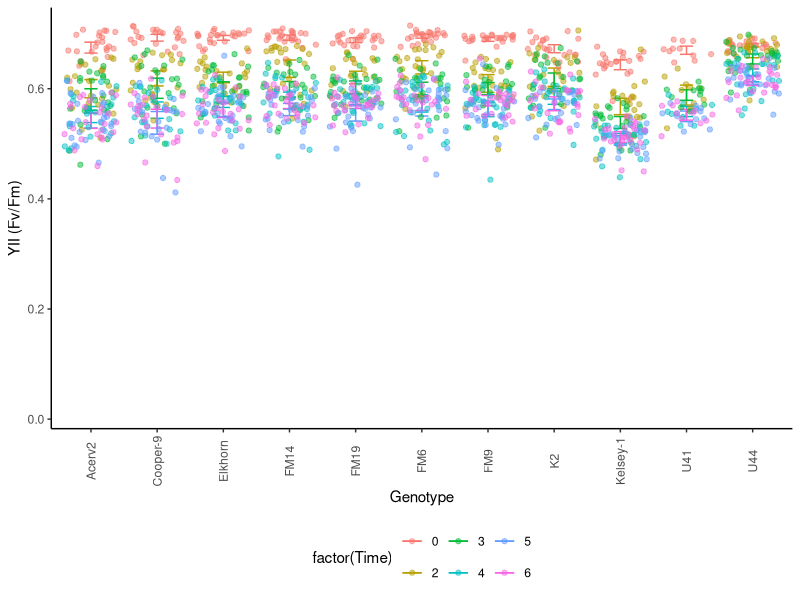
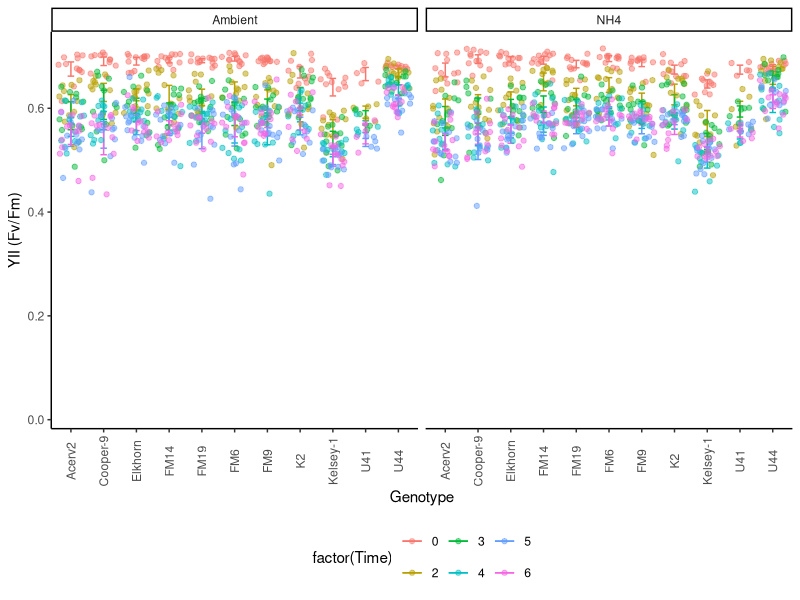
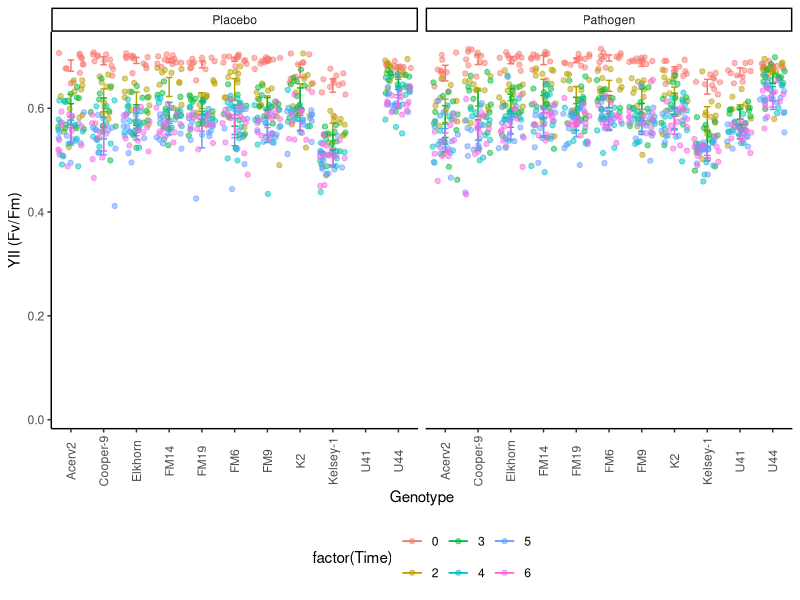
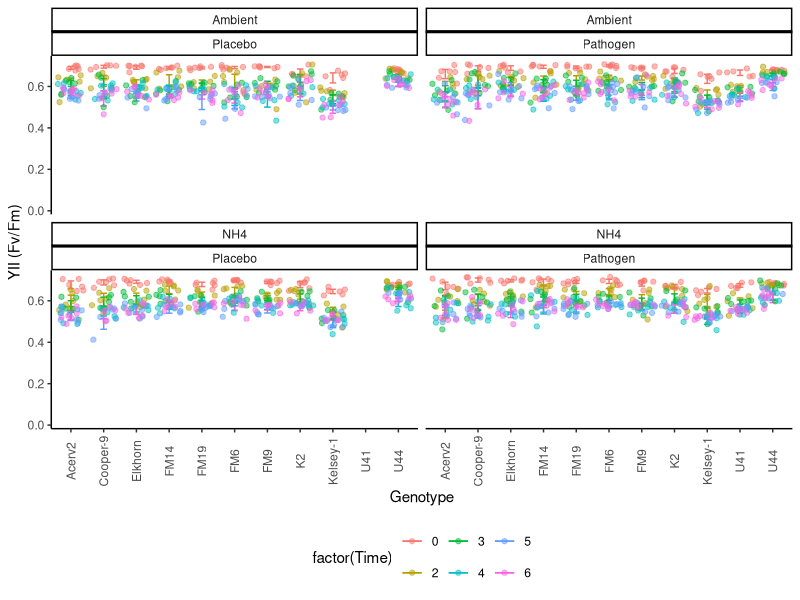
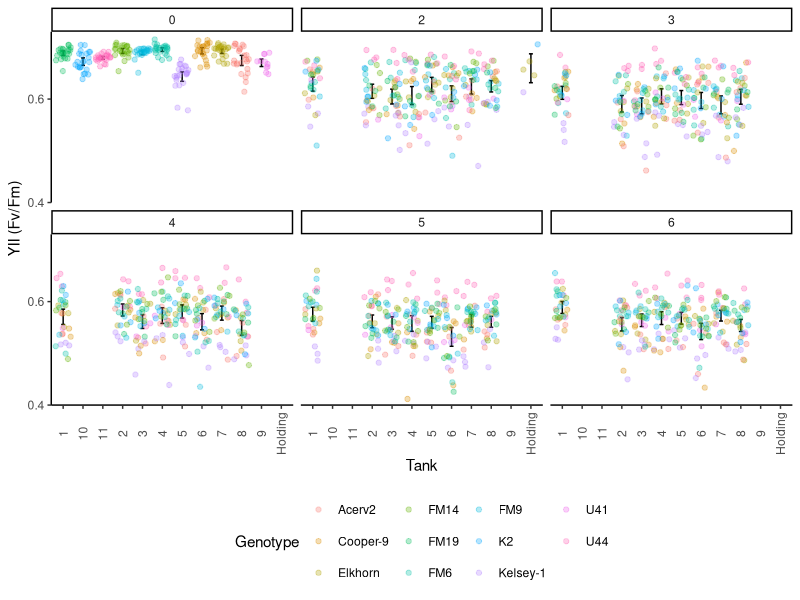
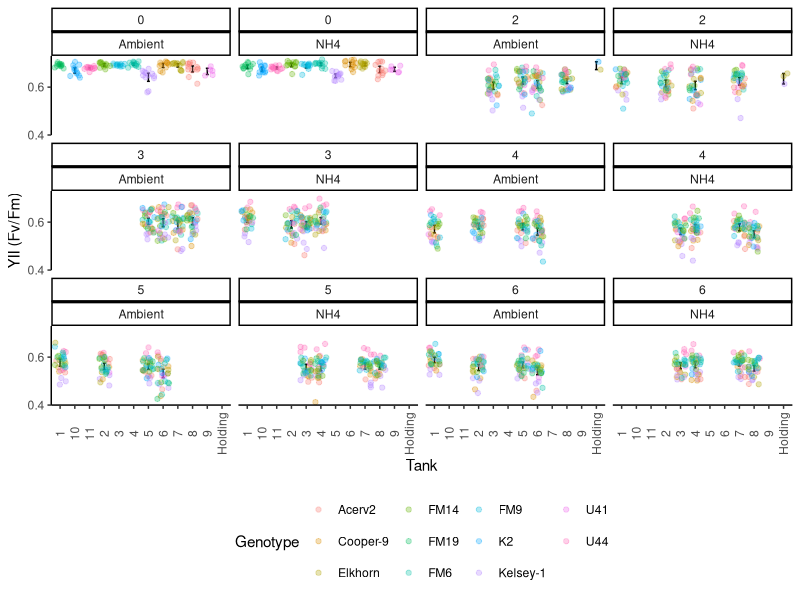
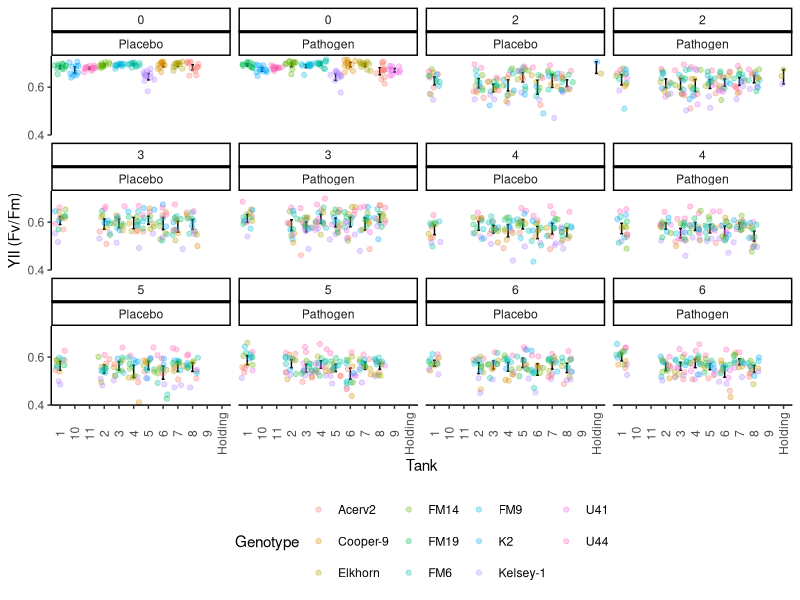
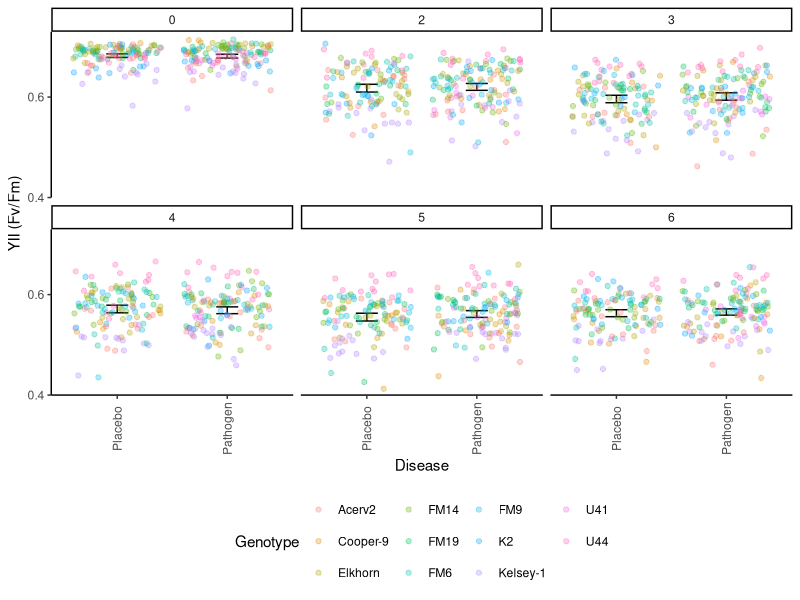

These charts were generated, in order, by the following R code: (Note: this script raises an error after producing the figures.)
## ---- chunk 1
knitr::opts_chunk$set(echo = TRUE, warning=FALSE, message=FALSE, fig.width=7, fig.height=7 )
## ---- chunk 2

# Get all libraries and sources required to run the script

library(dplyr)
library(plyr)
library(reshape2)
library(ggplot2)
library(ggthemes)

theme_set (theme_classic() + theme(panel.grid.major = element_blank(),
                              panel.grid.minor = element_blank(), 
                              axis.line = element_line(colour = "black"),
                              legend.position="none",
                              axis.text.x = element_text(angle = 90, vjust = 0.5),
                              plot.title = element_text(size=12, face="bold"),
                              #panel.border = element_rect(colour = "black", fill=NA, size=1)
                              panel.border = element_blank()
                              ))
## ---- chunk 3

# 1. Import data: 

  # Long format Ssid YII
    YII.Tall<-read.csv("Data/YII_tall.csv")

  # Wide format 
    # YII.wide<- YII.Tall<-readRDS("Data/YII.Wide.rds")
    # YII.Wide<-read.csv("Data/YII_Wide.csv")
  
  #summary(YII.Tall)


# 2. Data clean-up an types: 
  
  # Variable types 
    #YII.nutrients$Time <- as.factor(YII.nutrients$Time)
    YII.Tall$Time<-as.numeric(YII.Tall$Time)
    YII.Tall$Date<-as.Date(YII.Tall$Date, "%Y-%m-%d")
    YII.Tall$Days<-(as.numeric(YII.Tall$Date)-18486)
  
  # Remove-unused data    
    Extras <- YII.Tall[which (YII.Tall$Nutrients=="Extra"), ]
    YII.Tall <- droplevels(YII.Tall[!rownames(YII.Tall) %in%
                                        rownames(Extras), ])
    
    Error <- YII.Tall[which (YII.Tall$YII==0), ]
    YII.Tall <- droplevels(YII.Tall[!rownames(YII.Tall) %in%
                                        rownames(Error), ])
  # Treatments
    YII.Tall$Nutrients<-factor(YII.Tall$Nutrients, 
                             levels= c("Ambient", "NH4"), ordered=TRUE)
    YII.Tall$Disease<-factor(YII.Tall$Disease, 
                             levels= c("Placebo", "Pathogen"), ordered=TRUE)
  # Replicates
    YII.Tall$Tank<-factor(YII.Tall$Tank, ordered=FALSE)
    YII.Tall$Genotype<-factor(YII.Tall$Genotype, ordered=FALSE)
  
  summary(YII.Tall)

# Subset data  
YII.CRF<-YII.Tall[which(YII.Tall$Genotype=='K2'|
                      YII.Tall$Genotype=='U41'|
                      YII.Tall$Genotype=='U44'), ]

YII.UM<-YII.Tall[which(YII.Tall$Genotype=='Acerv2'|
                      YII.Tall$Genotype=='Cooper-9'|
                      YII.Tall$Genotype=='Elkhorn'|
                      YII.Tall$Genotype=='Kelsey-1'), ]

YII.FWC<-YII.Tall[which(YII.Tall$Genotype=='FM14'|
                      YII.Tall$Genotype=='FM6'|
                      YII.Tall$Genotype=='FM9'), ]
## ---- chunk 4
# Genotype

YII_Genet<- ggplot(YII.Tall, aes (Genotype, YII, colour=factor(Time))) +
  stat_summary(fun.data = "mean_cl_boot",geom = "errorbar", width = 0.2 )+
  stat_summary(fun.y=mean, geom="line") + 
  geom_jitter(alpha=0.5)+ theme(legend.position = "bottom")+
  scale_y_continuous(limits = c(0, .73),
                         breaks = seq(0, 0.7,0.2),  
                         expand = c(0.01, 0.01),
                         name=("YII (Fv/Fm)"))
  
YII_Genet

YII_Genet+ facet_wrap(~Nutrients)
YII_Genet+ facet_wrap(~Disease)
YII_Genet+ facet_wrap(Nutrients~Disease)

## ---- chunk 5
YII_Tank<- ggplot(YII.Tall, aes (Tank, YII)) +
  stat_summary(fun.data = "mean_cl_boot",geom = "errorbar", width = 0.2 )+
  stat_summary(fun.y=mean, geom="line") + 
  scale_y_continuous(limits = c(0.4, .73),
                         breaks = seq(0, 0.7,0.2),  
                         expand = c(0, 0),
                         name=("YII (Fv/Fm)"))+
  geom_jitter(aes(colour=Genotype), alpha=0.3)+
  facet_wrap(~Time) +
  theme(legend.position = "bottom")
YII_Tank

YII_Tank+ facet_wrap(Time~Nutrients)
YII_Tank+ facet_wrap(Time~Disease)
## ---- chunk 6
YII_Disease<- ggplot(YII.Tall, aes (Disease, YII)) +
  stat_summary(fun.data = "mean_cl_boot",geom = "errorbar", width = 0.2 )+
  stat_summary(fun.y=mean, geom="line") + 
  scale_y_continuous(limits = c(0.4, .73),
                         breaks = seq(0, 0.7,0.2),  
                         expand = c(0, 0),
                         name=("YII (Fv/Fm)"))+
  geom_jitter(aes(colour=Genotype), alpha=0.3)+
  facet_wrap(~Time) +
  theme(legend.position = "bottom")
YII_Disease

YII_Tank+ facet_wrap(Time~Nutrients)
YII_Tank+ facet_wrap(Time~Disease)

## ---- chunk 7

YII_Genotype<- ggplot(YII.Tall, aes (Date, YII, colour=factor(Nutrients))) +
  stat_summary(fun.data = "mean_cl_boot",geom = "errorbar", width = 0.2 )+
  stat_summary(fun.y=mean, geom="line")
YII_Genotype +  facet_grid (~Disease)
YII_Genotype +  facet_wrap(~Genotype)

YII_Genotype<- ggplot(YII.Tall, aes (Time, YII, colour=factor(Nutrients))) +
  stat_summary(fun.data = "mean_cl_boot",geom = "errorbar", width = 0.2 )+
  stat_summary(fun.y=mean, geom="line")
YII_Genotype + facet_grid (Genotype~.)

YII_Genotype<- ggplot(YII.Tall, aes (Time, YII, colour=factor(Fragment))) +
  # stat_summary(fun.data = "mean_cl_boot",geom = "errorbar", width = 0.2 )+
  #stat_summary(fun.y=mean, geom="point", size =3, alpha=0.5) +
  stat_summary(fun.y=mean, geom="line") +   theme_gdocs()
YII_Genotype + ylim(0.2, 0.65) + facet_grid (Genotype~Nutrients) + theme(legend.position="none")
  # xlim(as.Date(c("2017-11-01", "2018-02-30")))

# Nutrients

YII_Treat<- ggplot(YII.Tall, aes (Date, YII, colour=factor(Nutrients))) +   stat_summary(fun.data = "mean_cl_boot",geom = "errorbar", width = 0.2)+
  stat_summary(fun.y=mean, geom="point", size =3, alpha=0.5) +
  stat_summary(fun.y=mean, geom="line") + theme_gdocs()
YII_Treat  + ylim(0.2, 0.7) #+ xlim(as.Date(c("2017-11-01", "2018-01-20"))) +
   #facet_grid (~Replicate)  #+ geom_jitter()

YII_Date <- ggplot(YII.Tall, aes (Nutrients, YII, colour=factor(Nutrients))) +
  stat_summary(fun.data = "mean_cl_boot",geom = "errorbar", width = 0.2)+
  stat_summary(fun.y=mean, geom="point", size =3, alpha=0.5) +
  theme_gdocs() 
YII_Date + facet_grid (Genotype~Date) + theme(legend.position="none")

## ---- chunk 8

# After nutrients 

YII.nutrients<-YII.Tall[which(YII.Tall$Time>4),]

YII_Genotype<- ggplot(YII.nutrients, aes (Date, YII, colour=factor(Genotype))) +
  stat_summary(fun.data = "mean_cl_boot",geom = "errorbar", width = 0.2 )+
  #stat_summary(fun.y=mean, geom="point", size =3, alpha=0.5) +
  stat_summary(fun.y=mean, geom="line") +   theme_gdocs()
YII_Genotype + ylim(0.2, 0.7) + facet_grid (Nutrients~.)

YII_Nut<- ggplot(YII.nutrients, aes (Date, YII, colour=factor(Nutrients))) +
  stat_summary(fun.data = "mean_cl_boot",geom = "errorbar", width = 0.2 )+
  stat_summary(fun.y=mean, geom="point", size =3, alpha=0.5) +
  stat_summary(fun.y=mean, geom="line") +   theme_gdocs()
YII_Nut + ylim(0.2, 0.7) +  facet_wrap (~Genotype) 

YII_Nut<- ggplot(YII.nutrients, aes (Date, YII, colour=factor(Nutrients))) +
  stat_summary(fun.data = "mean_cl_boot",geom = "errorbar", width = 0.2 )+
  stat_summary(fun.y=mean, geom="point", size =3, alpha=0.5) +
  stat_summary(fun.y=mean, geom="line") +   theme_gdocs()
YII_Nut + ylim(0.2, 0.7)


YII_Date_Nut<- ggplot(YII.nutrients, aes (Nutrients, YII, colour=factor(Nutrients))) +
  stat_summary(fun.data = "mean_cl_boot",geom = "errorbar", width = 0.2 )+
  stat_summary(fun.y=mean, geom="point", size =3, alpha=0.5) +
  stat_summary(fun.y=mean, geom="line") +   theme_gdocs()
YII_Date_Nut + ylim(0.2, 0.7) +   facet_grid (~Date) 
  # + xlim(as.Date(c("2017-11-01", "2018-01-20")))


YII_VariationOverTime <- ggplot(YII.Tall, aes (Time, YII, colour=factor(Genotype)))+ 
  geom_point() + facet_wrap (~Nutrients)

library(lattice)
xyplot(YII ~ Time | Nutrients, data=YII.nutrients, type=c("p", "r"), ylim=c(0.0, 0.7))
## ---- chunk 9

Survivors  <- YII.nutrients[, c("Fragment", "Days", "Genotype", "Nutrients")]
  library(plyr)
  SurvivorsFrecuency<-as.data.frame(xtabs(~ Days + Nutrients, Survivors))
  write.csv(SurvivorsFrecuency, "SurvivorsFrecuency.csv")

YII_Genotype<- ggplot(YII.nutrients, aes (Days, YII, colour=factor(Genotype))) +
  stat_summary(fun.data = "mean_cl_boot",geom = "errorbar", width = 0.2 )+
  #stat_summary(fun.y=mean, geom="point", size =3, alpha=0.5) +
  stat_summary(fun.y=mean, geom="line") +   theme_gdocs()
YII_Genotype + ylim(0.45, 0.65) + facet_grid (~Nutrients)

YII_Nutrients<- ggplot(YII.nutrients, aes (Days, YII, colour=Nutrients)) +
  stat_summary(fun.data = "mean_cl_boot",geom = "errorbar", 
               width = 0.2, position = position_dodge(width = 2) )+
  #stat_summary(fun.y=mean, geom="point", size =3, alpha=0.5) +
  stat_summary(fun.y=mean, geom="line") +   theme_bw () + ggtitle("B.")+
  theme(plot.background=element_blank(), 
            panel.border = element_blank(),
            axis.line = element_line(colour = "black"),
            panel.grid.major = element_blank(),
            panel.grid.minor = element_blank(),
            legend.position="bottom",
            strip.background = element_rect(fill="white")) +
      annotate("rect", xmin= 2, xmax = 91,
               ymin = 0.1, ymax =0.2, fill="blue", alpha = .04)+
      annotate("rect", xmin= 79, xmax = 90,
               ymin = 0.1, ymax = .7, fill="orange", alpha = .04)+
      annotate("rect", xmin= 90, xmax = 113,
               ymin = 0.1, ymax = 0.7, fill="red", alpha = .04)+
       scale_y_continuous(limits = c(0.1, 0.7),
                         breaks = seq(0.2, 0.6,0.2),  
                         expand = c(0, 0),
                         name=("YII (Fv/Fm)")) +
      scale_x_continuous(name="Days in the experiment",
                         limits = c(-2,115),
                         breaks = seq(0, 110, 15),  
                         expand = c(0, 0)) + 
    facet_grid (Genotype~., labeller = labeller(Genotype=c(`Green` = "A.cer_1", 
                                    `Green and Orange` = "A.cer_2",
                                    `Orange` = "A.cer_3", 
                                    `Red and Orange` = "A.cer_4",
                                    `Red and Yellow` = "A.cer_5")))
YII_Nutrients 

    ggsave(file="5.3B_YII.svg", plot=YII_Nutrients, width=3.0, height=6)
    ggsave(file="5.3B_YII_NOGenotype.svg", plot=YII_Nutrients, width=3.0, height=3)


# Libraries 
  library(lme4)
  library(multcomp)
  library(multcompView)
  library(lsmeans)
      library(emmeans)
  library(effects)
  library(lmerTest)

# More complex model 
    
YII.nutrients<-subset(YII.nutrients, Days<120)
YII.nutrients$DayF<-as.factor(YII.nutrients$Days)

LM_1 <- lmer(YII ~ Nutrients * DayF + 
                             (1|Genotype/Fragment), REML=TRUE, data= YII.nutrients)

step(LM_1)
LM_2 <- lmer(YII ~ Nutrients * Days + 
                             (Nutrients|Genotype), REML=TRUE,  data= YII.nutrients)
 
LM_3 <- lmer(YII ~ Nutrients * Days + 
                             (1|Genotype), REML=TRUE, data= YII.nutrients)
 
LM_4 <- lm(YII ~ Nutrients * Days, REML = FALSE, data= YII.nutrients)

# Select model

anova(LM_1, LM_2, refit=FALSE)
anova(LM_2, LM_3, refit=FALSE)
anova(LM_3, LM_4)
 
# Final mdel 
LM_Nutrients_Days<-lmer(YII ~ Nutrients * Days + 
                             (Nutrients|Genotype), data= YII.nutrients)
  anova(LM_1)
  summary(LM_1)
  coef(LM_1)
  fitted(LM_1)
      
      layout(matrix(1:4,2,2))  
      plot(LM_1)  
      
plot(Effect(c("Nutrients","DayF"), LM_1), x.var="DayF", multiline=T, ci.style="bars")

#  Pair-wise comparisons
cld(emmeans(LM_1, "Nutrients"))
YIIAcerEmm<-cld(emmeans(LM_1, specs = c("Nutrients", "DayF")))
write.csv(YIIAcerEmm, "YIIAcerEmm.csv")

## ---- chunk 10


# Last Data Point before nutrients 

  lastYII_BN<-ggplot (YII.Wide, aes(Genotype.5, YII.5, colour=factor(Nutrients.5)))
  lastYII_BN + stat_summary(fun.data = "mean_cl_boot",geom = "errorbar", width = 0.2)+
     stat_summary(fun.y=mean, geom="point", size =3, alpha=0.5) + theme_gdocs()
  
  LM_TC_B<-lm(YII.5~Nutrients.5*Genotype.5, data = YII.Wide)
  
  anova(LM_TC_B)
  TukeyHSD(aov(LM_TC_B))
  
  cld(lsmeans(LM_TC_B, "Nutrients.5"))
  cld(lsmeans(LM_TC_B, "Genotype.5"))
  cld(lsmeans(LM_TC_B, specs = c("Nutrients.5", "Genotype.5")))

# Last Data Point After nutrients 

lastYII_BN<-ggplot (YII.Wide, aes(Genotype.13, YII.13, colour=factor(Nutrients.13)))
  lastYII_BN + stat_summary(fun.data = "mean_cl_boot",geom = "errorbar", width = 0.2)+
     stat_summary(fun.y=mean, geom="point", size =3, alpha=0.12) + theme_gdocs()
  
  LM_TC_B<-lm(YII.12~Nutrients.12*Genotype.12, data = YII.Wide)
  
  anova(LM_TC_B)
  TukeyHSD(aov(LM_TC_B))
  
  cld(lsmeans(LM_TC_B, "Nutrients.12"))
  cld(lsmeans(LM_TC_B, "Genotype.12"))
  cld(lsmeans(LM_TC_B, specs = c("Nutrients.12", "Genotype.12")))

## ---- chunk 11
# Creates bibliography 
#knitr::write_bib(c(.packages()), "packages.bib")
